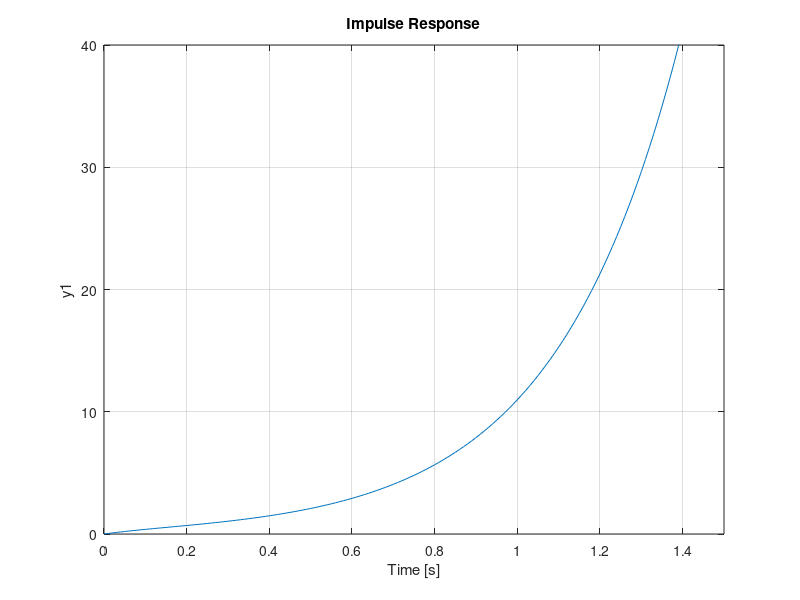

Recreate this plot in MATLAB.
% Modellizazzione pendolo inverso - Funzione di Trasferimento %
M = 0.5;    % massa del carrello
m = 0.2;    % massa del pendolo
b = 0.1;    % attrito del carrello
i = 0.006;  % inerzia del pendolo
g = 9.8;    % accelerazione g
l = 0.3;    % lunghezza dal centro di massa del pendolo

q = (M+m)*(i+m*l^2)-(m*l)^2;    % input semplificato

% Funzione di Trasferimento a Ciclo Aperto %
num = [m*l/q  0];                                       % numeratore della FDT
den = [1  b*(i+m*l^2)/q  -(M+m)*m*g*l/q  -b*m*g*l/q];   % denominatore della FDT
pend=tf(num,den)                                        % funzione di trasferimento 

% Controllore PID %
Kd = 1;	% componente derivativa
Kp = 1;	% componente proporzionale	
Ki = 1;	% componente integrativa
contr=tf([Kd Kp Ki],[1 0]);	% funzione di trasferimento del controllore

% Funzione di Traferimento a Ciclo Chiuso con Controllore PID %
sys_cl=feedback(pend,contr);

% Risposta Impulsiva a Ciclo Chiuso %
t=0:0.01:5;         % intervallo
impulse(sys_cl,t)	% risposta impulsiva
axis([0 1.5 0 40])	% settaggio degli assi